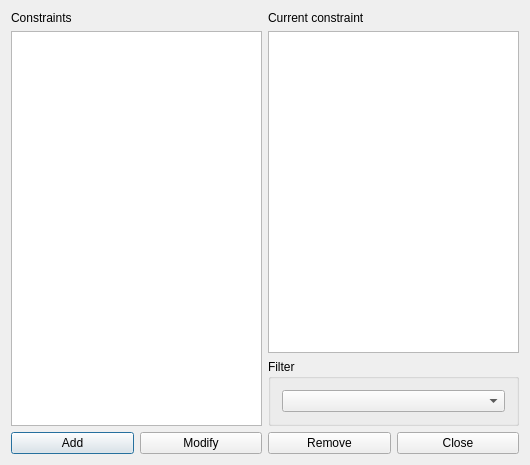
<?xml version="1.0" encoding="UTF-8"?>
<ui version="4.0">
 <class>ConstraintTeacherIntervalMaxDaysPerWeekForm_template</class>
 <widget class="QDialog" name="ConstraintTeacherIntervalMaxDaysPerWeekForm_template">
  <property name="geometry">
   <rect>
    <x>0</x>
    <y>0</y>
    <width>530</width>
    <height>465</height>
   </rect>
  </property>
  <property name="windowTitle">
   <string extracomment="This is the title of the dialog to see the list of all constraints of this type">Constraints teacher interval max days per week</string>
  </property>
  <layout class="QGridLayout" name="gridLayout_2">
   <item row="0" column="0" rowspan="2">
    <layout class="QVBoxLayout" name="verticalLayout_2">
     <item>
      <widget class="QLabel" name="constraintsTextLabel">
       <property name="frameShape">
        <enum>QFrame::NoFrame</enum>
       </property>
       <property name="frameShadow">
        <enum>QFrame::Plain</enum>
       </property>
       <property name="text">
        <string>Constraints</string>
       </property>
       <property name="wordWrap">
        <bool>false</bool>
       </property>
      </widget>
     </item>
     <item>
      <widget class="QListWidget" name="constraintsListWidget"/>
     </item>
    </layout>
   </item>
   <item row="0" column="1">
    <layout class="QVBoxLayout" name="verticalLayout">
     <item>
      <widget class="QLabel" name="currentConstraintTextLabel">
       <property name="text">
        <string>Current constraint</string>
       </property>
       <property name="wordWrap">
        <bool>false</bool>
       </property>
      </widget>
     </item>
     <item>
      <widget class="QPlainTextEdit" name="currentConstraintTextEdit"/>
     </item>
    </layout>
   </item>
   <item row="1" column="1">
    <widget class="QGroupBox" name="filterGroupBox">
     <property name="title">
      <string>Filter</string>
     </property>
     <layout class="QGridLayout" name="gridLayout">
      <item row="0" column="0">
       <widget class="QComboBox" name="teachersComboBox"/>
      </item>
     </layout>
    </widget>
   </item>
   <item row="2" column="0" colspan="2">
    <layout class="QHBoxLayout" name="horizontalLayout">
     <item>
      <widget class="QPushButton" name="addConstraintPushButton">
       <property name="text">
        <string>Add</string>
       </property>
      </widget>
     </item>
     <item>
      <widget class="QPushButton" name="modifyConstraintPushButton">
       <property name="text">
        <string>Modify</string>
       </property>
      </widget>
     </item>
     <item>
      <widget class="QPushButton" name="removeConstraintPushButton">
       <property name="text">
        <string>Remove</string>
       </property>
      </widget>
     </item>
     <item>
      <widget class="QPushButton" name="closePushButton">
       <property name="text">
        <string>Close</string>
       </property>
      </widget>
     </item>
    </layout>
   </item>
  </layout>
 </widget>
 <layoutdefault spacing="6" margin="11"/>
 <resources/>
 <connections/>
</ui>
